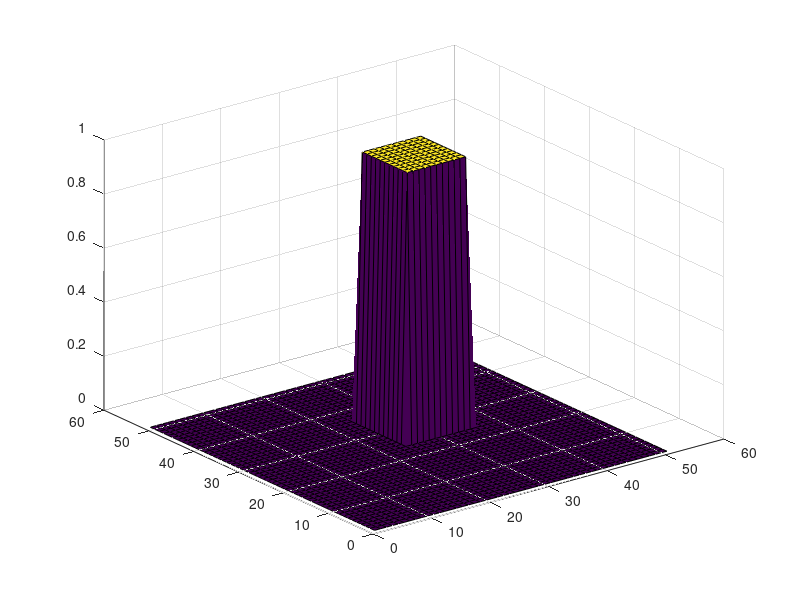
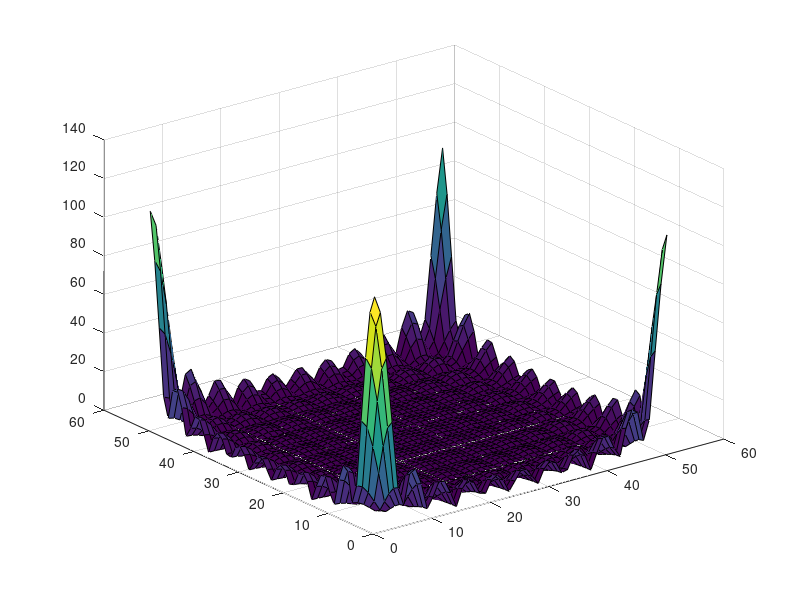
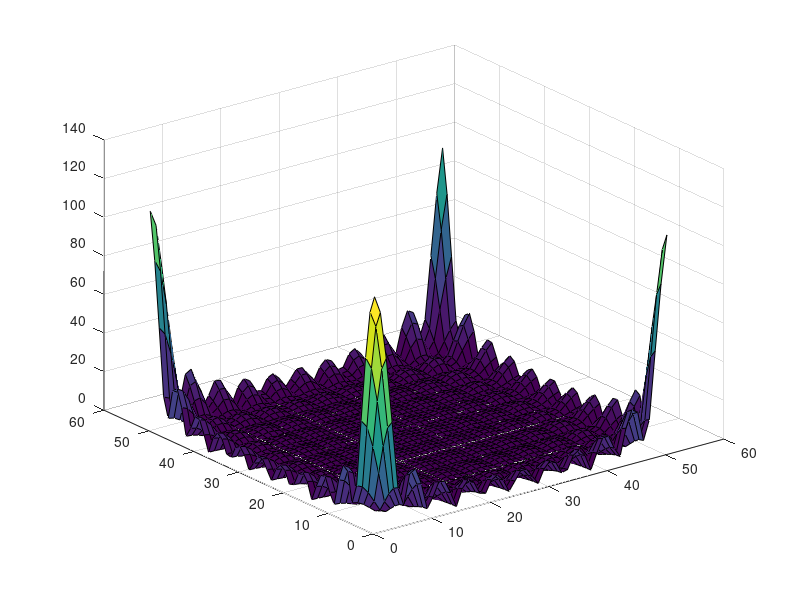

The MATLAB source for these figures, in order:
%y=imread('pic1.bmp');
rect = zeros(51);
rect(25:35,25:35)=ones(11);
surf(rect);
rect_fft = fft2(rect);
figure;
surf(abs(rect_fft));

%row column method
for i=1:51
    rect_fft_rc(i,:) = fft(rect(i,:));
end

rect_fft_rc = rect_fft_rc';

for i=1:51
        rect_fft_rc_final(i,:) = fft(rect_fft_rc(i,:));
end

rect_fft_rc_final = rect_fft_rc_final';
figure;
surf(abs(rect_fft));